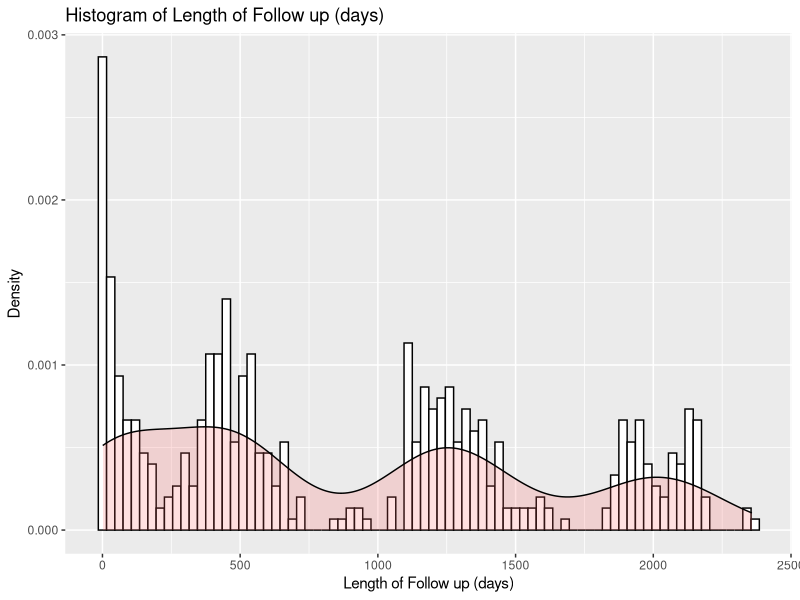
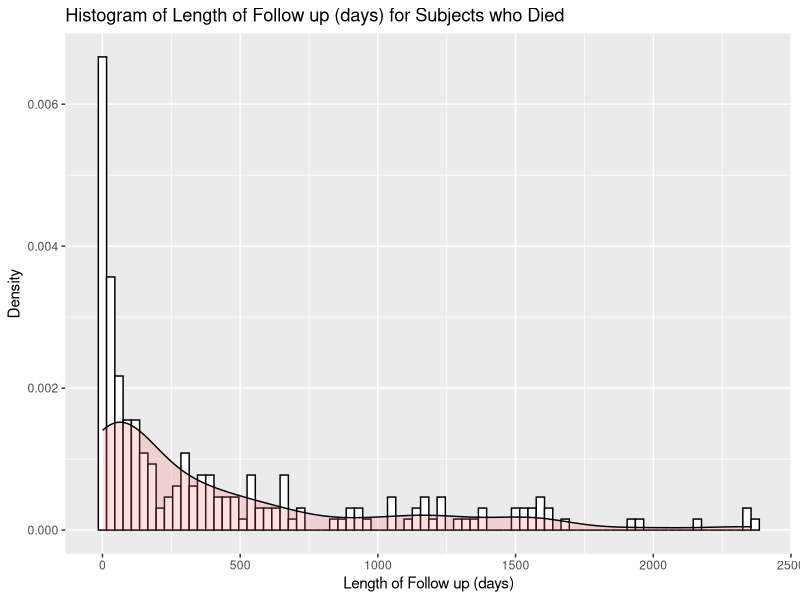
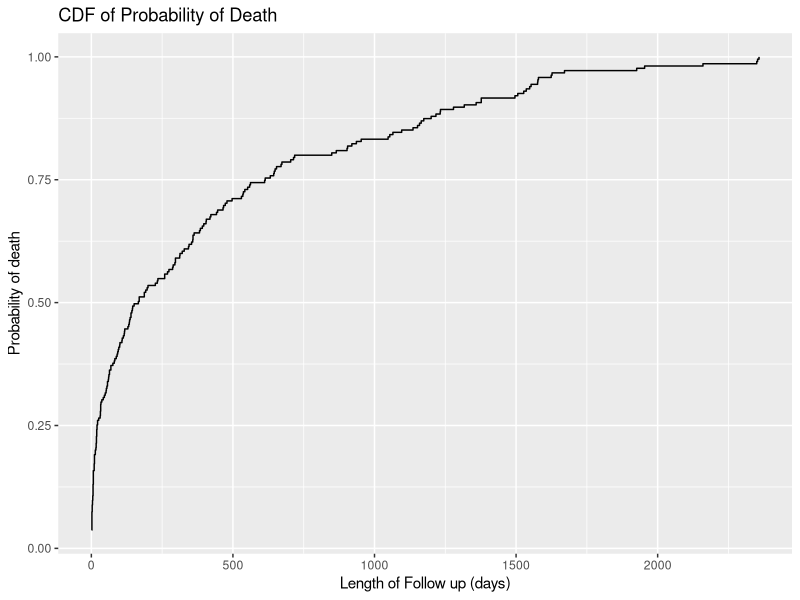
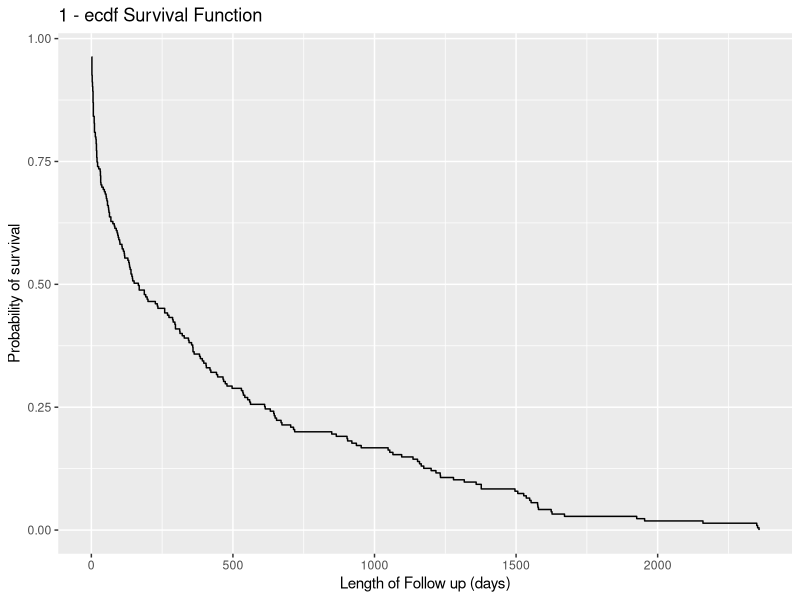
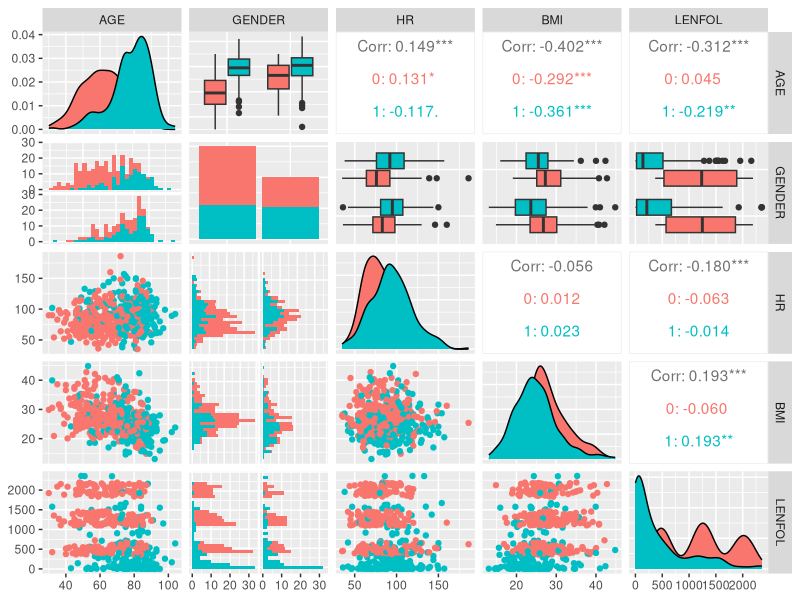

Reproduce these figures in R, in order. (Note: this script raises an error after producing the figures.)
# Setting Working Directory
setwd("~/Documents/Gothenburg University/Courses/MSA680 - Data Science for Bioscience/Labs/lab3")

#Load libraries
library(tidyverse)
library(ggplot2)
library(GGally)
library(survival)
library(survminer)

# Reading in data
df <- read.csv(file="whas500.csv",header=T, sep=";")
df$FSTAT <- as.factor(df$FSTAT)
df$GENDER <- as.factor(df$GENDER)

# Plotting histogram (all subjects)
ggplot(df, aes(x=LENFOL)) + 
  geom_histogram(aes(y=..density..), colour="black", fill="white", binwidth=30)+
  geom_density(alpha=.2, fill="#FF6666") +
  ggtitle("Histogram of Length of Follow up (days)") +
  labs(x="Length of Follow up (days)", y="Density")

# Plotting histogram (subjects who died)
ggplot(df[df$FSTAT == 1,], aes(x=LENFOL)) + 
  geom_histogram(aes(y=..density..), colour="black", fill="white", binwidth=30)+
  geom_density(alpha=.2, fill="#FF6666") +
  ggtitle("Histogram of Length of Follow up (days) for Subjects who Died") +
  labs(x="Length of Follow up (days)", y="Density")

# Plotting cdf for death probability (dataset filtered for those who died)
ggplot(df[df$FSTAT == 1,], aes(x=LENFOL)) +
  stat_ecdf(geom = "step", pad=FALSE) +
  ggtitle("CDF of Probability of Death")+
  labs(x="Length of Follow up (days)", y="Probability of death")

# Calculating probability of surviving less than 200 days
df |> group_by(FSTAT) |> 
  summarize(less_than_200 = sum(LENFOL<200), at_least_200 = sum(LENFOL >=200), n = n())
# So p=114/215, roughly 53%

# Plotting the 1 - ecdf survival function estimate
ggplot(df[df$FSTAT == 1,], aes(x=LENFOL)) +
  geom_step(aes(y = 1 - ..y..), stat = "ecdf", pad=FALSE) +
  ggtitle("1 - ecdf Survival Function")+
  labs(x="Length of Follow up (days)", y="Probability of survival")

# Calculating probability of surviving at least 1000 days
df |> group_by(FSTAT) |> 
  summarize(less_than_1000 = sum(LENFOL<1000), at_least_1000 = sum(LENFOL >=1000), n = n())
# So p=36/215, roughly 16.7%

# First look at the data
df %>% group_by(FSTAT) %>% summarise(N=n(),
                                         Mean=mean(LENFOL),
                                         SD=sd(LENFOL),
                                         Min=min(LENFOL),
                                         Max=max(LENFOL))

df %>% group_by(FSTAT) %>% summarise(N=n(),
                                     Mean=mean(AGE),
                                     SD=sd(AGE),
                                     Min=min(AGE),
                                     Max=max(AGE))

df %>% group_by(FSTAT) %>% summarise(N=n(),
                                     Mean=mean(BMI),
                                     SD=sd(BMI),
                                     Min=min(BMI),
                                     Max=max(BMI))

df %>% group_by(FSTAT) %>% summarise(N=n(),
                                     Mean=mean(HR),
                                     SD=sd(HR),
                                     Min=min(HR),
                                     Max=max(HR))

# Pairs plots
ggpairs(df, columns = c(2,3,4,7,18), ggplot2::aes(colour = FSTAT))

##########
# Non-parametric analysis
##########
df$FSTAT <- as.numeric(df$FSTAT)
df$GENDER <- as.numeric(df$GENDER)

# Creating survival object
surv.data <- with(df, Surv(LENFOL, FSTAT))

# Kaplan-Meier estimate
fit <- survfit(surv.data~1, data = df)
summary(fit)
# Median time at t=1627, SE=0.02822
# [0.4471, 0.558] for 95% CI probability of survival
# [1527, NA] for 95% CI probability of median time

# Kaplan-Meier estimate, log-log confidence interval
fit2 <- survfit (surv.data~1, data = df, conf.type="log-log")
fit2
# SE=0.02822, [0.4429, 0.553]

# Plotting the KM survival curve
ggsurvplot(fit,
          risk.table = TRUE,
          surv.median.line = "hv",
          ggtheme = theme_bw())

# Plotting the cumulative hazard curve
ggsurvplot(fit,
          fun = "cumhaz",
          risk.table = TRUE,
          ggtheme = theme_bw ())

# Separate KM curves by gender
fit3 <- survfit (surv.data~GENDER, data = df)
summary(fit3)
ggsurvplot(fit3,
           risk.table = TRUE,
           surv.median.line = "hv",
           ggtheme = theme_bw())

ggsurvplot(fit3,
           fun = "cumhaz",
           risk.table = TRUE,
           ggtheme = theme_bw ())

# Log-rank test to compare survival between genders
surv.test <- survdiff(surv.data~GENDER, data = df )
surv.test
# Significant difference at p=0.005

##########
#Parametric analysis
##########
# A random example
# Setting up the dataframe
random_df <- data.frame (
  Patient = seq(1, 6),
  Survtime = c(6, 7, 10, 15, 19, 25),
  Censor = c(1, 0, 1, 1, 0, 1),
  Group = c("C", "C", "T", "C", "T", "T")
)

# Constructing survival object, setting up Cox PH fit
random_surv.data <- with(random_df, Surv(Survtime , Censor))
random_fit <- coxph(random_surv.data~Group, data=random_df)
summary(random_fit)
# GroupT coef=-1.3261

#Computing by hand...
loglikelihood <- function(beta) {
  return(beta - log(3*exp(beta)+3)-log(3*exp(beta)+1)-log(2*exp(beta)+1))
}
ggplot(data.frame(x = c(-4, 1)), aes(x = x)) + 
  geom_function(fun = loglikelihood, color = "red", size = 1) + 
  labs(x = "Beta", y = "Log-likelihood") +
  theme_bw()

result <- optim(par = 0, fn = loglikelihood, method = "L-BFGS-B",
                control = list(fnscale = -1),
                lower = -4, upper =1)
# Beta partial likelihood estimate = -1.326129, same as above!
# Value of partial log-likelihood = -3.671981


# Going back to the WHAS dataset...
fit4 <- coxph(surv.data~GENDER + AGE , data = df)
summary(fit4)
# Gender not significant, but age is

# Correcting by mean age, then graphing separate regression curves
sex.dt <- with(df,
              data.frame(GENDER = c("Male", " Female " ),
                        AGE = rep(mean(AGE, na.rm = TRUE), 2)))

surv.fit.gender <- survfit (fit4, data = df, newdata = sex.dt)

ggsurvplot(surv.fit.gender, 
           conf.int = TRUE,
           legend.labs = c("Male","Female"),
           ggtheme = theme_minimal())

# Trying all covariates in a full model...
# DSTAT excluded since wasn't sure whether it was death stat...
fit5 <- coxph(surv.data~ AGE + HR + SYSBP + BMI + CVD + AFB + SHO + 
                 CHF + AV3 + MIORD + MITYPE, data = df)
summary(fit5)
# Seems like age, hr, BMI, SHO, CHF significant...

fit6 <- coxph(surv.data~ AGE + HR + BMI + 
                SHO + CHF, data = df)
summary(fit6)

extractAIC(fit4)
extractAIC(fit5)
extractAIC(fit6)
